Frame 1 (no input): blank canvas, image omitted
Frame 60 (the mouse pressed at the canvas centre just before this capture): blank canvas, image omitted
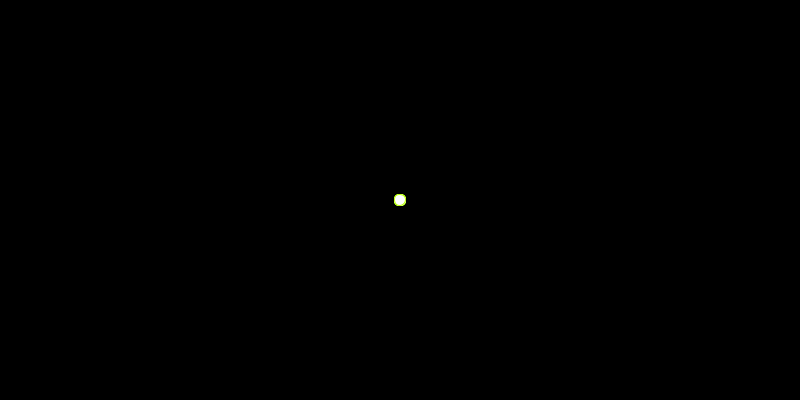
Frame 120 (the mouse held since frame 60 and released just before this capture)

The Processing sketch whose frames 1 and 60 were blank and that drew this single picture after the mouse press (run headless with seeded random() and noise(); from frame 60 on, the mouse is pressed at the canvas centre):

// Processing sketch: processing_86897
// ── processing_86897.pde

float rd = 255;
float gr = 0;
float bl = 0;
float dir = 10;
float x = 0;
float y = 0;

void setup(){
  size(800,400);
  background(0,0,0);
  stroke(255);
}

void draw(){
  if(mousePressed){
  stroke(rd,gr,bl);
  fill(255,255,255);
  x = x + 0.2;
  y = y + 0.2;
  ellipse(mouseX,mouseY,x,y);
  }
  if (rd >= 255 && gr <= 0){
    bl = bl + dir;
  }
  if (gr <= 0 && bl >= 255){
    rd = rd - dir;
  }
  if (rd <= 0 && bl >= 255){
    gr = gr + dir;
  }  
  if (rd <= 0 && gr >= 255){
    bl = bl - dir;
  }
  if (gr >= 255 && bl <= 0){
    rd = rd + dir;
  }
  if (rd == 255 && bl == 0){
    gr = gr - dir;
  }
} 
  
  
void mouseReleased(){
  if (x > 30 && y > 30){
  ellipse(mouseX,mouseY,x,y);
  fill(0,0,255);
  ellipse((mouseX + 10),mouseY, 5,5);
  ellipse(mouseX,mouseY, 5,5);
  fill(255,0,0);
  arc((mouseX + 2), (mouseY + 10), 15, 15, 0, PI/2);
  }
  x = 0;
  y = 0;
}
